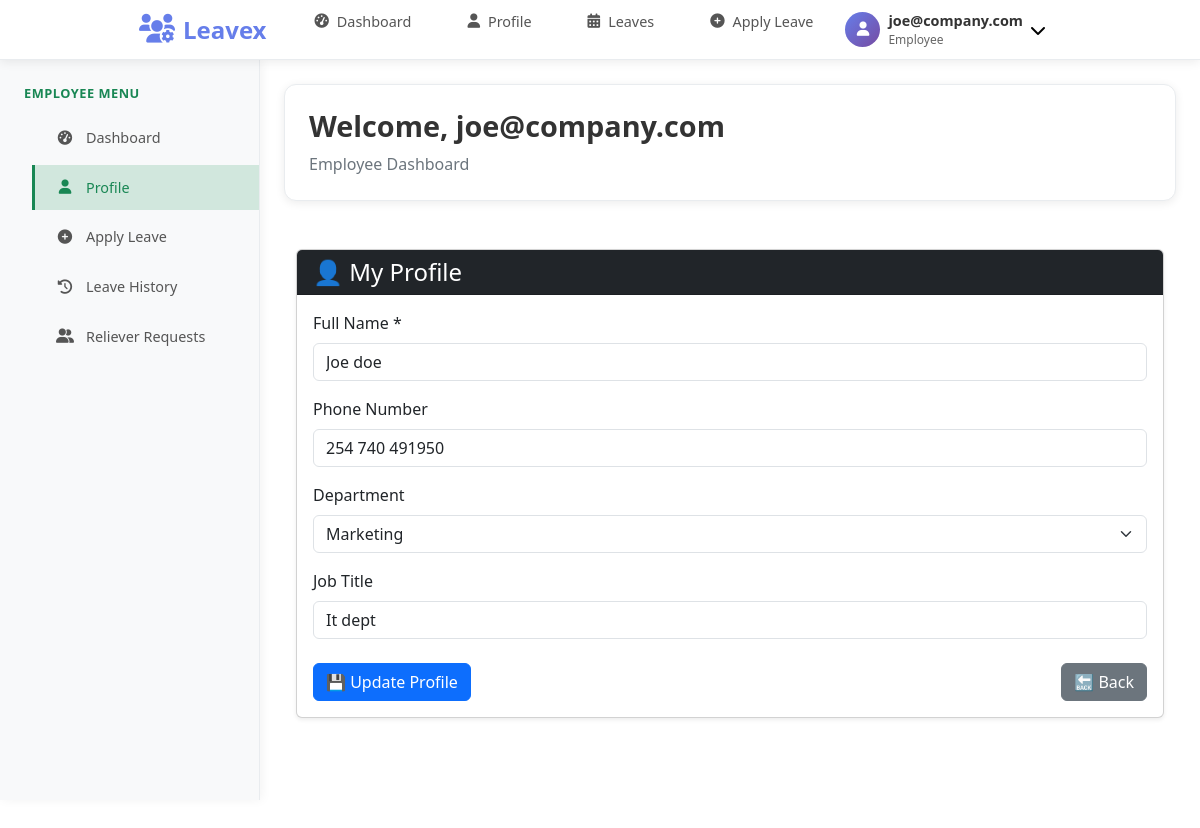
Page /profile/ (signed in) on the committed database.
### Application/models.py (models this page shows, shortened)
class User(AbstractUser):
    ROLE_CHOICES = [
        ('admin', 'Admin'),
        ('employee', 'Employee'),
        ('hod', 'Hod'),
    ]
    email = models.EmailField(unique=True)
    role = models.CharField(max_length=20, choices=ROLE_CHOICES)
    full_name = models.CharField(max_length=100)
    phone_number = models.CharField(max_length=15, blank=True, null=True)
    date_joined = models.DateTimeField(default=timezone.now)
    is_active = models.BooleanField(default=True)
    department = models.CharField(max_length=100, blank=True, null=True)
    employee_id = models.CharField(max_length=20, unique=True, blank=True, null=True)
    hire_date = models.DateField(blank=True, null=True)
    position = models.CharField(max_length=100, blank=True, null=True)
    salary = models.DecimalField(max_digits=10, decimal_places=2, blank=True, null=True)
    manager = models.ForeignKey('self', on_delete=models.SET_NULL, blank=True, null=True)
    USERNAME_FIELD = 'email'
    REQUIRED_FIELDS = ['username', 'role', 'full_name']

### Application/views.py (the view)
# urls.py: path('profile/', views.profile_view, name='profile'),
@login_required
def profile_view(request):
    departments = [
        "Finance", "IT Support", "Human Resources", "Marketing", "Sales",
        "Operations", "Procurement", "Legal", "Customer Service"
    ]
    return render(request, 'Application/profile.html', {
        'user_obj': request.user,
        'departments': departments
    })

### Application/templates/Application/profile.html (shortened to what this page needs)
{% extends "Application/base.html" %}
{% block content %}
<div class="container mt-5">
  <div class="card shadow-sm">
    <div class="card-header bg-dark text-white">
      <h4 class="mb-0">👤 My Profile</h4>
    </div>
    <div class="card-body">
      <form method="post" action="{% url 'update_profile' %}" novalidate>
        <div class="mb-3">
          <label for="full_name" class="form-label">Full Name *</label>
          <input type="text" name="full_name" id="full_name" class="form-control" value="{{ user_obj.full_name }}" required>
        </div>
        <div class="mb-3">
          <label for="phone_number" class="form-label">Phone Number</label>
          <input type="text" name="phone_number" id="phone_number" class="form-control" value="{{ user_obj.phone_number|default:'' }}">
        </div>
<div class="mb-3">
  <label for="department" class="form-label">Department</label>
  <select name="department" id="department" class="form-select">
    {% for dept in departments %}
      <option value="{{ dept }}" {% if user_obj.department == dept %}selected{% endif %}>{{ dept }}</option>
    {% endfor %}
  </select>
</div>
        <div class="mb-4">
          <label for="position" class="form-label">Job Title</label>
          <input type="text" name="position" id="position" class="form-control" value="{{ user_obj.position|default:'' }}">
        </div>
        <div class="d-flex justify-content-between">
          <button type="submit" class="btn btn-primary">💾 Update Profile</button>
          <a href="{% url 'dashboard' %}" class="btn btn-secondary">🔙 Back</a>
        </div>
      </form>
    </div>
  </div>
</div>
{% endblock %}

### Application/templates/Application/base.html (shortened to what this page needs)
<!DOCTYPE html>
<html lang="en">
<head>
    <link href="https://cdn.jsdelivr.net/npm/bootstrap@5.3.3/dist/css/bootstrap.min.css" rel="stylesheet">
    <link href="https://cdnjs.cloudflare.com/ajax/libs/font-awesome/6.0.0/css/all.min.css" rel="stylesheet">
</head>
<body class="role-{% if user.is_authenticated %}{{ user.role }}{% else %}guest{% endif %}">
    <nav class="navbar">
        <div class="nav-container">
            <a href="#" class="logo">
                <i class="fas fa-users-cog"></i>
                Leavex
            </a>
            {% if user.is_authenticated and user.role == 'employee' %}
            <ul class="nav-links" id="navLinks">
                <li><a href="{% url 'dashboard' %}"><i class="fas fa-tachometer-alt"></i> Dashboard</a></li>
                <li><a href="{% url 'profile' %}"><i class="fas fa-user"></i> Profile</a></li>
                <li><a href="{% url 'reliever_requests' %}"><i class="fas fa-calendar-alt"></i> Leaves</a></li>
                <li><a href="{% url 'apply_leave' %}"><i class="fas fa-plus-circle"></i> Apply Leave</a></li>
            </ul>
            {% endif %}
            <div class="profile-section">
                {% if user.is_authenticated %}
                <div class="profile-dropdown">
                    <button class="profile-btn">
                        <div class="profile-avatar">
                            <i class="fas fa-user"></i>
                        </div>
                        <div class="profile-info">
                            <div class="profile-name">{{ user.first_name|default:user.username }}</div>
                            <div class="profile-role">{{ user.role|capfirst }}</div>
                        </div>
                        <i class="fas fa-chevron-down"></i>
                    </button>
                </div>
                {% else %}
                <div class="login-link">
                    <a href="{% url 'login' %}">Login</a>
                </div>
                {% endif %}
            </div>
        </div>
    </nav>
    <div class="sidebar" id="sidebar">
        {% if user.is_authenticated and user.role == 'employee' %}
        <div class="sidebar-section">
            <div class="sidebar-title">Employee Menu</div>
            <ul class="sidebar-nav">
                <li><a href="{% url 'dashboard' %}"><i class="fas fa-tachometer-alt"></i> Dashboard</a></li>
                <li><a href="{% url 'profile' %}"><i class="fas fa-user"></i> Profile</a></li>
                <li><a href="{% url 'apply_leave' %}"><i class="fas fa-plus-circle"></i> Apply Leave</a></li>
                <li><a href="{% url 'reliever_requests' %}"><i class="fas fa-history"></i> Leave History</a></li>
                <li><a href="{% url 'reliever_requests' %}"><i class="fas fa-user-friends"></i> Reliever Requests</a></li>
            </ul>
        </div>
        {% endif %}
    </div>
    <div class="content-area">
        <div class="welcome-card fade-in">
            <h1>Welcome{% if user.is_authenticated %}, {{ user.first_name|default:user.username }}{% endif %}</h1>
            <p>{% if user.is_authenticated %}{{ user.role|capfirst }} Dashboard{% else %}Please login to access your dashboard{% endif %}</p>
        </div>
        {% block content %}{% endblock %}
    </div>
</body>
</html>

### Application/templates/Application/base.html (style rules this page uses)
* { margin: 0; padding: 0; box-sizing: border-box; }
body { font-family: 'Segoe UI', Tahoma, Geneva, Verdana, sans-serif; background: #ffffff; min-height: 100vh; color: #333; }
.navbar { background: #ffffff; box-shadow: 0 2px 10px rgba(0, 0, 0, 0.08); position: fixed; top: 0; left: 0; right: 0; z-index: 1000; height: 60px; border-bottom: 1px solid #e9ecef; }
.nav-container { max-width: 1200px; margin: 0 auto; padding: 0 1.5rem; height: 100%; display: flex; align-items: center; justify-content: space-between; }
.logo { font-size: 1.5rem; font-weight: 700; color: #667eea; text-decoration: none; display: flex; align-items: center; gap: 0.5rem; transition: all 0.3s ease; }
.logo i { font-size: 1.8rem; }
.nav-links { display: flex; list-style: none; gap: 1.5rem; align-items: center; }
.nav-links li a { color: #555; text-decoration: none; font-weight: 500; padding: 0.5rem 1rem; border-radius: 8px; transition: all 0.3s ease; display: flex; align-items: center; gap: 0.5rem; font-size: 0.9rem; }
.profile-section { position: relative; }
.profile-dropdown { position: relative; }
.profile-btn { background: none; border: none; display: flex; align-items: center; gap: 0.5rem; padding: 0.5rem 1rem; border-radius: 8px; cursor: pointer; transition: all 0.3s ease; }
.profile-avatar { width: 35px; height: 35px; border-radius: 50%; background: linear-gradient(135deg, #667eea, #764ba2); display: flex; align-items: center; justify-content: center; color: white; font-weight: bold; font-size: 0.9rem; }
.profile-info { text-align: left; }
.profile-name { font-weight: 600; color: #333; font-size: 0.9rem; }
.profile-role { color: #666; font-size: 0.75rem; }
.sidebar { position: fixed; top: 60px; left: 0; background: #f8f9fa; width: 260px; height: calc(100vh - 60px); box-shadow: 2px 0 10px rgba(0, 0, 0, 0.05); padding: 1.5rem 0; overflow-y: auto; z-index: 999; border-right: 1px solid #e9ecef; }
.sidebar-section { margin-bottom: 1.5rem; }
.sidebar-title { padding: 0 1.5rem; font-size: 0.8rem; color: #6c757d; text-transform: uppercase; letter-spacing: 0.5px; margin-bottom: 0.75rem; font-weight: 600; }
.sidebar-nav { list-style: none; }
.sidebar-nav li { margin-bottom: 0.25rem; }
.sidebar-nav a { display: flex; align-items: center; gap: 0.75rem; padding: 0.75rem 1.5rem; color: #555; text-decoration: none; transition: all 0.3s ease; position: relative; font-size: 0.9rem; }
.sidebar-nav a::before { content: ''; position: absolute; left: 0; top: 0; bottom: 0; width: 3px; background: #667eea; transform: scaleY(0); transition: transform 0.3s ease; }
.sidebar-nav a:hover::before, .sidebar-nav a.active::before { transform: scaleY(1); }
.sidebar-nav a:hover, .sidebar-nav a.active { background: #e3f2fd; color: #667eea; }
.sidebar-nav i { width: 18px; text-align: center; font-size: 0.9rem; }
.content-area { margin-left: 260px; margin-top: 60px; padding: 1.5rem; min-height: calc(100vh - 60px); }
.welcome-card { background: #ffffff; border-radius: 12px; padding: 1.5rem; box-shadow: 0 2px 10px rgba(0, 0, 0, 0.08); margin-bottom: 1.5rem; border: 1px solid #e9ecef; }
.welcome-card h1 { color: #333; margin-bottom: 0.5rem; font-size: 1.8rem; font-weight: 600; }
.welcome-card p { color: #6c757d; font-size: 1rem; margin: 0; }
@media (min-width: 769px) { .sidebar { transform: translateX(0); } }
.fade-in { animation: fadeIn 0.5s ease-in; }
.role-employee .sidebar-section:first-child .sidebar-title { color: #198754; }
.role-employee .sidebar-nav a:hover, .role-employee .sidebar-nav a.active { background: #d1e7dd; color: #198754; }
.role-employee .sidebar-nav a::before { background: #198754; }

### rows in the picture
User: first_name "joe@company.com", role "Employee", full_name "Joe doe", phone_number "254 740 491950", department "Marketing", position "It dept"
